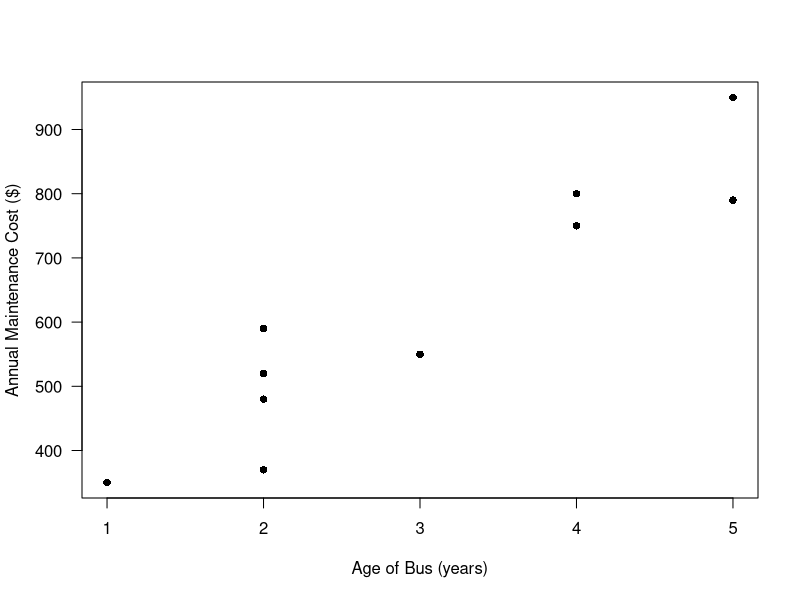
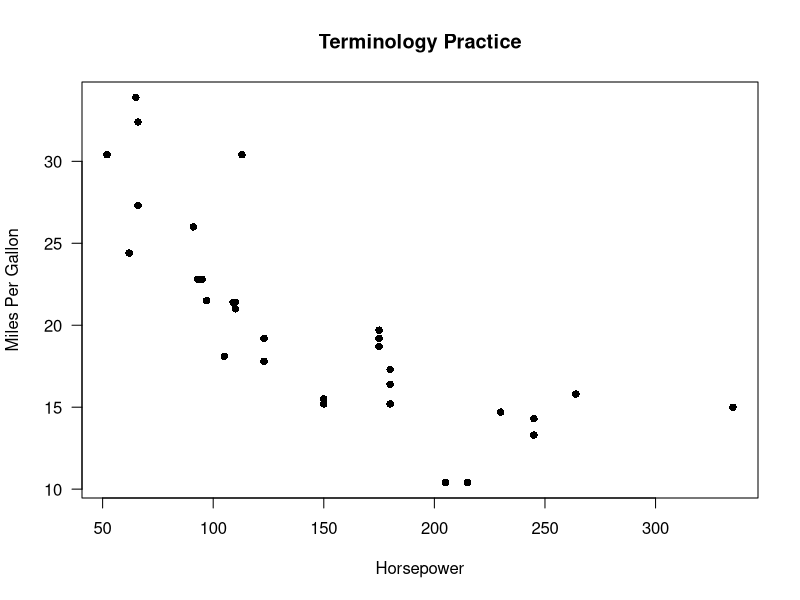

Recreate these plots in R, in order. (Note: this script raises an error after producing the figures.)
## ---- chunk 1
# Display output within the notebook
# knitr::opts_chunk$set(echo = TRUE, results = 'show')
## ---- chunk 2
age <- c(1, 2, 2, 2, 2, 3, 4, 4, 5, 5)
cost <- c(350, 370, 480, 520, 590, 550, 750, 800, 790, 950)

plot(age, cost, pch = 16, las = 1, cex = 1, xlab = "Age of Bus (years)", ylab = "Annual Maintenance Cost ($)")

#From Camm, et. al., Business Analytics, 3e, 356

# A *time series* is a scatterplot with time (seconds, months, years, decades) on the x-axis (as the explanatory variable).
## ---- chunk 3
# mtcars is built-in data within R

plot(mtcars$hp, mtcars$mpg, pch = 16, las = 1, cex = 1, main = "Terminology Practice", xlab = "Horsepower", ylab = "Miles Per Gallon")
## ---- chunk 4
# Load the data as "donors"

## ---- chunk 5

## ---- chunk 6


# Note some weird features!
# See ages, numberChildren, lots of NAs
# We need a codebook!
## ---- chunk 7
# For reproducibility
set.seed(1)

# Randomly select 50 numbers to represent rows in dataframe
sampleIDs <- sample(1:95412, size = 50, replace = FALSE)

# Select the columns I'm interested in
myColumns <- c("age", "incomeRating", "totalGivingAmount", "largestGiftAmount", "isHomeowner", "gender", "urbanicity", "respondedMailing")

# Store the randomly selected rows on the given columns
sampleDonors <- donors[sampleIDs, myColumns]
sampleDonors

## ---- chunk 8
cor(sampleDonors[1:50, c("age", "incomeRating", "totalGivingAmount", "largestGiftAmount")])

## ---- chunk 9
round(cor(sampleDonors[1:50, c("age", "incomeRating", "totalGivingAmount", "largestGiftAmount")], use = "complete.obs"), 2)
## ---- chunk 10
plot(sampleDonors$age, 
     sampleDonors$incomeRating, 
     cex = 0.5,
     las = 1,
     pch = 16, 
     xlab = "Age", 
     ylab = "Income Rating")
## ---- chunk 11
giftCor <- round(cor(sampleDonors$largestGiftAmount, sampleDonors$totalGivingAmount), 2)

plot(sampleDonors$largestGiftAmount, 
     sampleDonors$totalGivingAmount, 
     cex = 1.5,
     las = 1,
     pch = 16, 
     xlab = "Largest Gift Amount", 
     ylab = "Total Giving",
     main = paste("r = ", giftCor))
## ---- chunk 12
# Calculate coefficients of best fitting linear model

model <- lm(sampleDonors$totalGivingAmount ~ sampleDonors$largestGiftAmount)

model
## ---- chunk 13
# Store the coefficients on the linear model
my_intercept <- round(model$coefficients[1], 1)
my_slope <- round(model$coefficients[2], 1)

# Plot scatterplot
plot(sampleDonors$largestGiftAmount, 
     sampleDonors$totalGivingAmount, 
     cex = 1.5,
     las = 1,
     pch = 16, 
     xlab = "Largest Gift Amount", 
     ylab = "Total Giving",
     main = paste("LSRL: ", "Predicted y = ", my_intercept, "+", my_slope, "(x)"))

# Plot LSRL
abline(model, 
       lwd = 2,        # make the line wider
       col = "red"     # color the line
       )
## ---- chunk 14
# Store the coefficients on the linear model
my_intercept <- round(model$coefficients[1], 1)
my_slope <- round(model$coefficients[2], 1)

# Plot scatterplot
plot(sampleDonors$largestGiftAmount, 
     sampleDonors$totalGivingAmount, 
     cex = 1.5,
     las = 1,
     pch = 16, 
     xlab = "Largest Gift Amount", 
     ylab = "Total Giving",
     main = paste("LSRL: ", "Predicted y = ", my_intercept, "+", my_slope, "(x)"))

# Plot LSRL
abline(model, 
       lwd = 2,        # make the line wider
       col = "red"     # color the line
       )
## ---- chunk 15
# Create a simple dataset
x <- c(1, 2, 3, 4, 5)
y <- c(2, 4, 6, 8, 10)  # Perfectly linear relationship (y = 2x)

# Introduce one positive residual and one negative residual
y[2] <- y[2] + 2  # Positive residual
y[4] <- y[4] - 2  # Negative residual

# Fit a linear model
ex_model <- lm(y ~ x)

# Plot the data and the fitted line
plot(x, y, pch = 16, cex = 1.5, las = 1, col = "black", main = "Positive & Negative Residuals")
abline(ex_model, col = "blue", lwd = 3)

# Add residual lines
for (i in 1:length(x)) {
  lines(c(x[i], x[i]), c(y[i], predict(ex_model)[i]), col = "red", lty = 2, lwd = 2.5)
}
## ---- chunk 16
# Find the donor who gave $150 as largest gift amount
sampleDonors[sampleDonors$largestGiftAmount == 150, ]

# Alternate approach
which(sampleDonors$largestGiftAmount == 150)
### 46 is the 46th row in sampleDonors and does not match the original index of 13602
## ---- chunk 17
# Pick select columns
sampleDonors[sampleDonors$largestGiftAmount == 150, c("largestGiftAmount", "totalGivingAmount")]
## ---- chunk 18

## ---- chunk 19

## ---- chunk 20
# List all residuals
model$residuals

# Order the residuals
#sort(model$residuals)
## ---- chunk 21
# Create linear regression model
model <- lm(sampleDonors$totalGivingAmount ~ sampleDonors$largestGiftAmount)

# Plot scatterplot
plot(sampleDonors$largestGiftAmount, 
     sampleDonors$totalGivingAmount, 
     cex = 1.5,
     las = 1,
     pch = 16, 
     xlab = "Largest Gift Amount", 
     ylab = "Total Giving",
     main = paste("LSRL: ", "y-hat = ", my_intercept, "+", my_slope, "(x)"))

# Plot LSRL
abline(model, 
       lwd = 2,        # make the line wider
       col = "red"     # color the line
       )

# Plot each residual from y to predicted y (i.e. fitted value) with segments()
## segments(x1, y1, x2, y2)

segments(sampleDonors$largestGiftAmount, # x1
         fitted(model),                   # y1
         sampleDonors$largestGiftAmount, # x2
         sampleDonors$totalGivingAmount,  # y2
         col = "blue",
         lty = 2) 
## ---- chunk 22
# Plot scatterplot with LSRL
plot(sampleDonors$largestGiftAmount, 
     sampleDonors$totalGivingAmount, 
     cex = 1.5,
     las = 1,
     pch = 16, 
     xlab = "Largest Gift Amount", 
     ylab = "Total Giving",
     main = "Scatterplot")
abline(model, 
       lwd = 2,        # make the line wider
       col = "red"     # color the line
       )

# Residual Plot
plot(sampleDonors$largestGiftAmount, 
     model$residuals, 
     xlab = "Largest Gift Amount", 
     ylab = "Residual", 
     las = 1,
     pch = 16,
     cex = 1.5,
     main = "Residual Plot")

abline(h = 0, col = "red", lwd = 2)
## ---- chunk 23
plot(model)
## ---- chunk 24
# Note different syntax with data = ...
model <- lm(totalGivingAmount ~ largestGiftAmount, data = sampleDonors)
model
## ---- chunk 25
summary(model)
## ---- chunk 26
model <- lm(totalGivingAmount ~ largestGiftAmount, data = sampleDonors)

model

### NOTE: 
### model <- lm(sampleDonors$totalGivingAmount ~ sampleDonors$largestGiftAmount) 
### also works here but creates an issue with predict() below

# Store the coefficients on the linear model
my_intercept <- round(model$coefficients[1], 1)
my_slope <- round(model$coefficients[2], 1)

# Plot scatterplot
plot(sampleDonors$largestGiftAmount, 
     sampleDonors$totalGivingAmount, 
     cex = 1.5,
     las = 1,
     pch = 16, 
     xlab = "Largest Gift Amount", 
     ylab = "Total Giving",
     main = paste("LSRL: ", "Predicted y = ", my_intercept, "+", my_slope, "(x)"))

# Plot LSRL
abline(model, 
       lwd = 2,        # make the line wider
       col = "red"     # color the line
       )
## ---- chunk 27
model$coefficients
## ---- chunk 28
model

51.82 + 3.91*5000

predict(model, data.frame(largestGiftAmount = 5000))
## ---- chunk 29
plot(sampleDonors$largestGiftAmount, 
     sampleDonors$totalGivingAmount, 
     cex = 1.5,
     las = 1,
     pch = 16, 
     xlab = "Largest Gift Amount", 
     ylab = "Total Giving",
     main = paste("What is extrapolation?"))

# Plot LSRL
abline(model, 
       lwd = 2,        # make the line wider
       col = "red"     # color the line
       )
## ---- chunk 30
position <- 1:10
rate <- c(23.53, 14.94, 11.19, 7.47, 5.29, 3.8, 2.79, 2.11, 1.57, 1.18)

# Create scatterplot
plot(position,                    # variable on x-axis
     rate,                        # variable on y-axis
     pch = 16,                    # filled-in circles
     cex = 2,                     # larger circle size
     las = 1,                     # rotate numbers on y-axis
     xlab = "Position",           # x-axis label
     ylab = "Click-through Rate") # y-axis label


## ---- chunk 31
# 1) Find the linear model for position vs. rate



# 2) Construct a residual plot (use position vs. residuals).



# 3) Include a horizontal line at residual = 0.



## ---- chunk 32
model <- lm(totalGivingAmount ~ largestGiftAmount, data = sampleDonors)

plot(sampleDonors$largestGiftAmount, 
     model$residuals, 
     xlab = "Largest Gift Amount", 
     ylab = "Residual", 
     las = 1,
     pch = 16,
     cex = 1.5)

abline(h = 0, col = "red", lwd = 2)
## ---- chunk 33
plot(sampleDonors$age, sampleDonors$largestGiftAmount)
## ---- chunk 34
# Create linear model
model_age <- lm(sampleDonors$largestGiftAmount ~ sampleDonors$age)

# Plot model diagnostics
plot(model_age)
## ---- chunk 35

# Have both plots appear in one viewing window (1 row, 2 columns)
par(mfrow = c(1, 2))

# Plot 1
plot(sampleDonors$largestGiftAmount, 
     sampleDonors$totalGivingAmount, 
     cex = 1,
     las = 1,
     pch = 16, 
     xlab = "Largest Gift Amount", 
     ylab = "Total Giving", 
     main = "Should we use the mean?")

# Plot mean response
abline(h = mean(sampleDonors$totalGivingAmount), lwd = 2, col = "blue")

# Plot 2
plot(sampleDonors$largestGiftAmount, 
     sampleDonors$totalGivingAmount, 
     cex = 1,
     las = 1,
     pch = 16, 
     xlab = "Largest Gift Amount", 
     ylab = "Total Giving",
     main = "Should we use the model?")

# Plot LSRL
abline(model, 
       lwd = 2,        # make the line wider
       col = "red"     # color the line
       )
## ---- chunk 36
# View response variable values
sampleDonors$totalGivingAmount

# Find deviation from point to the mean response
totGivingDev <- sampleDonors$totalGivingAmount - mean(sampleDonors$totalGivingAmount)
totGivingDev

# Square the deviations
totGivingDev^2

# Calculate total sum of squares
sst <- sum(totGivingDev^2)

sst

## ---- chunk 37
# Find deviation from point to LSRL
model$residuals

# Square the deviations
(model$residuals)^2

# Calculate sum of squares when using the model
sse <- sum((model$residuals)^2)
sse
## ---- chunk 38
sse / sst
## ---- chunk 39
1 - sse/sst
## ---- chunk 40
# Find the correlation
giving_correlation <- cor(sampleDonors$largestGiftAmount, sampleDonors$totalGivingAmount)
giving_correlation

# Square the correlation
giving_correlation^2

## ---- chunk 41
# Regression output provides R-squared
summary(model)
## ---- chunk 42
position <- 1:10
rate <- c(23.53, 14.94, 11.19, 7.47, 5.29, 3.8, 2.79, 2.11, 1.57, 1.18)

par(mfrow = c(1, 2))

plot(position,                   
     rate,                        
     pch = 16,                    
     cex = 2,                     
     las = 1,                     
     xlab = "Position",           
     ylab = "Click-through Rate",
     main = "Should we use the mean?") 
abline(h = mean(rate), lwd = 2, col = "blue")

plot(position,                   
     rate,                        
     pch = 16,                    
     cex = 2,                     
     las = 1,                     
     xlab = "Position",           
     ylab = "Click-through Rate",
     main = "Should we use the model?") 

abline(lm(rate~position), lwd = 2, col = "red")

## ---- chunk 43
cor(position, rate)^2
## ---- chunk 44
# I am not setting a random seed here, so your results will differ from mine.

# Pick 4 different random samples
sampleIDs1 <- sample(1:95412, size = 50, replace = FALSE)
sampleIDs2 <- sample(1:95412, size = 50, replace = FALSE)
sampleIDs3 <- sample(1:95412, size = 50, replace = FALSE)
sampleIDs4 <- sample(1:95412, size = 50, replace = FALSE)

# Select the columns I'm interested in
myColumns <- c("age", "incomeRating", "totalGivingAmount", "largestGiftAmount", "isHomeowner", "gender", "urbanicity", "respondedMailing")

# Store the randomly selected rows on the given columns
sampleDonors1 <- donors[sampleIDs1, myColumns]
sampleDonors2 <- donors[sampleIDs2, myColumns]
sampleDonors3 <- donors[sampleIDs3, myColumns]
sampleDonors4 <- donors[sampleIDs4, myColumns]

# Calculate linear model for each sample
mod1 <- lm(sampleDonors1$totalGivingAmount~sampleDonors1$largestGiftAmount)
mod2 <- lm(sampleDonors2$totalGivingAmount~sampleDonors2$largestGiftAmount)
mod3 <- lm(sampleDonors3$totalGivingAmount~sampleDonors3$largestGiftAmount)
mod4 <- lm(sampleDonors4$totalGivingAmount~sampleDonors4$largestGiftAmount)

# Store the slope from each model
mod1slope <- round(mod1$coefficients[2], 1)
mod2slope <- round(mod2$coefficients[2], 1)
mod3slope <- round(mod3$coefficients[2], 1)
mod4slope <- round(mod4$coefficients[2], 1)

# Store r-squared for each model
mod1corr <- round(sqrt(summary(mod1)$r.squared), 2)
mod2corr <- round(sqrt(summary(mod2)$r.squared), 2)
mod3corr <- round(sqrt(summary(mod3)$r.squared), 2)
mod4corr <- round(sqrt(summary(mod4)$r.squared), 2)

# 2x2 viewing window
par(mfrow = c(2, 2))

# Plot 4 scatterplots with LSRL to illustrate sampling variability

plot(sampleDonors1$largestGiftAmount, sampleDonors1$totalGivingAmount, cex = 1.5, las = 1, pch = 16,  xlab = "Largest Gift",  ylab = "Total Giving", main = paste("b =", mod1slope, "and r =", mod1corr))

abline(mod1, col = "red", lwd = 1.5)

plot(sampleDonors2$largestGiftAmount, sampleDonors2$totalGivingAmount, cex = 1.5, las = 1, pch = 16,  xlab = "Largest Gift",  ylab = "Total Giving", main = paste("b =", mod2slope, "and r =", mod2corr))

abline(mod2, col = "red", lwd = 1.5)

plot(sampleDonors3$largestGiftAmount, sampleDonors3$totalGivingAmount, cex = 1.5, las = 1, pch = 16,  xlab = "Largest Gift",  ylab = "Total Giving", main = paste("b =", mod3slope, "and r =", mod3corr))

abline(mod3, col = "red", lwd = 1.5)

plot(sampleDonors4$largestGiftAmount, sampleDonors4$totalGivingAmount, cex = 1.5, las = 1, pch = 16,  xlab = "Largest Gift",  ylab = "Total Giving", main = paste("b =", mod4slope, "and r =", mod4corr))

abline(mod4, col = "red", lwd = 1.5)

# Note to self: making a function would have been wise here!
## ---- chunk 45
plot(sampleDonors$largestGiftAmount, 
     sampleDonors$totalGivingAmount, 
     cex = 1,
     las = 1,
     pch = 16, 
     xlab = "Largest Gift Amount", 
     ylab = "Total Giving")

# Plot LSRL
abline(model, 
       lwd = 2,        # make the line wider
       col = "red"     # color the line
       )
## ---- chunk 46
summary(model)
## ---- chunk 47
# t critical value
tcrit <- qt(p = 0.975, df = 50-2)
tcrit

# Lower bound
3.910 - tcrit*0.782

# Upper bound
3.910 + tcrit*0.782
## ---- chunk 48
confint(model, level = 0.95)
## ---- chunk 49
plot(sampleDonors$largestGiftAmount, 
     sampleDonors$totalGivingAmount, 
     pch = 16,
     las = 1,
     xlab = "Largest Gift Amount",
     ylab = "Total Giving")
## ---- chunk 50
# Calculate population regression line
popLine <- lm(donors$totalGivingAmount ~ donors$largestGiftAmount)

# Plot all donors
plot(donors$largestGiftAmount, 
     donors$totalGivingAmount, 
     cex = 1,
     las = 1,
     pch = 16, 
     xlab = "Largest Gift Amount", 
     ylab = "Total Giving",
     main = paste("Population Slope = ", round(popLine$coefficients[2], 2)))

# Plot Population regression line
abline(popLine, 
       lwd = 2,        # make the line wider
       col = "black"     # color the line
       )

# Plot LSRL from sample model
abline(model, 
       lwd = 2,        # make the line wider
       col = "red"     # color the line
       )

# Add a legend
legend("bottomright",              
       legend = c("Population LSRL", "Sample LSRL"), 
       col = c("black", "red"),   
       pch = c(15, 15)) 
## ---- chunk 51
# For reproducibility
set.seed(1)

# Randomly select 50 numbers to represent rows in dataframe
sampleIDs <- sample(1:95412, size = 50, replace = FALSE)

# Select the columns I'm interested in
myColumns <- c("age", "incomeRating", "totalGivingAmount", "largestGiftAmount", "isHomeowner", "gender", "urbanicity", "respondedMailing")

# Store the randomly selected rows on the given columns
sampleDonors <- donors[sampleIDs, myColumns]
sampleDonors
## ---- chunk 52
summary(model)
## ---- chunk 53
# Test statistic


# P-value


## ---- chunk 54
sampleDonors
## ---- chunk 55
model_largest <- lm(totalGivingAmount ~ largestGiftAmount, data = sampleDonors)

summary(model_largest)
## ---- chunk 56
predict(model_largest, data.frame(largestGiftAmount = 50))
## ---- chunk 57
model_gender <- lm(totalGivingAmount ~ gender, data = sampleDonors)

table(sampleDonors$gender)

summary(model_gender)
## ---- chunk 58
predict(model_gender, data.frame(gender = "male"))

139.17 + 22.08*1
## ---- chunk 59
predict(model_gender, data.frame(gender = c("male", "female")))
## ---- chunk 60
table(sampleDonors$urbanicity) 

model_urbanicity <- lm(totalGivingAmount ~ urbanicity, data = sampleDonors)
model_urbanicity
## ---- chunk 61
199.28 - 113.63*(1)
## ---- chunk 62
199.28 + 18.72*1
## ---- chunk 63
199.28 + 0 + 0
## ---- chunk 64
rate <- c(75, 71.5, 59.3, 56.4, 52.4, 48, 45.8, 42.7, 41.1)
expend <- c(6960, 7274, 5361, 5374, 5070, 5226, 5927, 5600, 5073)
SAT <- c(1242, 1114, 1014, 1070, 920, 888, 970, 937, 871)

colleges <- data.frame(rate, expend, SAT)
colleges
## ---- chunk 65
# Create two models, predicting graduation rate with different predictors
model_expend <- lm(rate ~ expend)
model_SAT <- lm(rate ~ SAT)

# Output the summary of each model
summary(model_expend)
summary(model_SAT)
## ---- chunk 66
# Print r-squared
summary(model_expend)$r.squared
summary(model_SAT)$r.squared

# Print the p-value for the slope of each model, given it's in the 2nd row and 4 column
summary(model_expend)$coefficients[2, 4]
summary(model_SAT)$coefficients[2, 4]
## ---- chunk 67
# Create multiple regression
model_mult <- lm(rate ~ expend + SAT)
summary(model_mult)
## ---- chunk 68
# Print r-squared
print(paste(c(
  round(summary(model_expend)$r.squared, 3),
  round(summary(model_SAT)$r.squared, 3),
  round(summary(model_mult)$r.squared, 3))))

# Compare p-values on table
